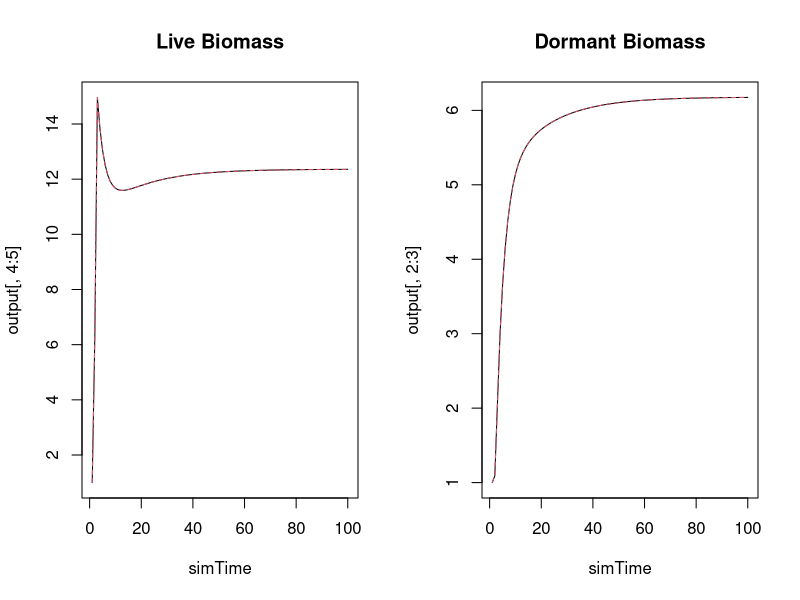

Recreate this plot in R.
#~~~~~~~~~~~~~~~~~~~~~~~~~~~~~~~~~~~~~~~~~~~~~~~~~~~~~~~~~~~~~~~~~~~~~~~~~~~~~~~~~~~~~~~~~~~~~~~~~~~~~#
## Continuous-time temporal storage effect model of two species coexisting on one essential resource ##
#~~~~~~~~~~~~~~~~~~~~~~~~~~~~~~~~~~~~~~~~~~~~~~~~~~~~~~~~~~~~~~~~~~~~~~~~~~~~~~~~~~~~~~~~~~~~~~~~~~~~~#

# species "split" themselves between a dormant, low-mortaility stage (D) and a higher mortality, high growth stage (N)
# the single resource is R

rm(list=ls())
library(deSolve)

####
#### Parameters
####
maxTime <- 100
c <- c(0.5,0.5)
b <- c(0.2, 0.2)
g <- c(0.2, 0.2)
mD <- c(0.0001, 0.0001)
r <- c(2, 2)
K <- c(1, 1)
mN <- c(0.1, 0.1)
a <- 0.5
S <- 5

####
#### Model function
####
updateDNR <- function(t, DNR, parms){
  with(as.list(c(DNR, parms)), {
    dD1dt = c[1]*b[1]*N1 - g[1]*D1 - mD[1]*D1
    dD2dt = c[2]*b[2]*N2 - g[2]*D2 - mD[2]*D2
    dN1dt = N1*(r[1]*R/(K[1]+R)) + g[1]*D1 - c[1]*b[1]*N1 - mN[1]*N1
    dN2dt = N2*(r[2]*R/(K[2]+R)) + g[2]*D2 - c[2]*b[2]*N2 - mN[2]*N2
    dRdt = a*(S-R) - (N1*(r[1]*R/(K[1]+R)) + N2*(r[2]*R/(K[2]+R)))
    list(c(dD1dt, dD2dt, dN1dt, dN2dt, dRdt))
  })
}

####
#### Simulate model
####
simTime <- c(1:maxTime)
parms <- list(
  c = c,
  b = b,
  g = g,
  mD = mD,
  r = r,
  K = K,
  mN = mN, 
  a = a,
  S = S
)
DNR <- c(D=c(1,1), N=c(1,1),R=50)
output = as.data.frame(ode(y = DNR, times = simTime, func = updateDNR, parms = parms))


####
#### Plot results
####
par(mfrow=c(1,2))
matplot(simTime, output[,4:5], type="l", main="Live Biomass")
matplot(simTime, output[,2:3], type="l", main="Dormant Biomass")
